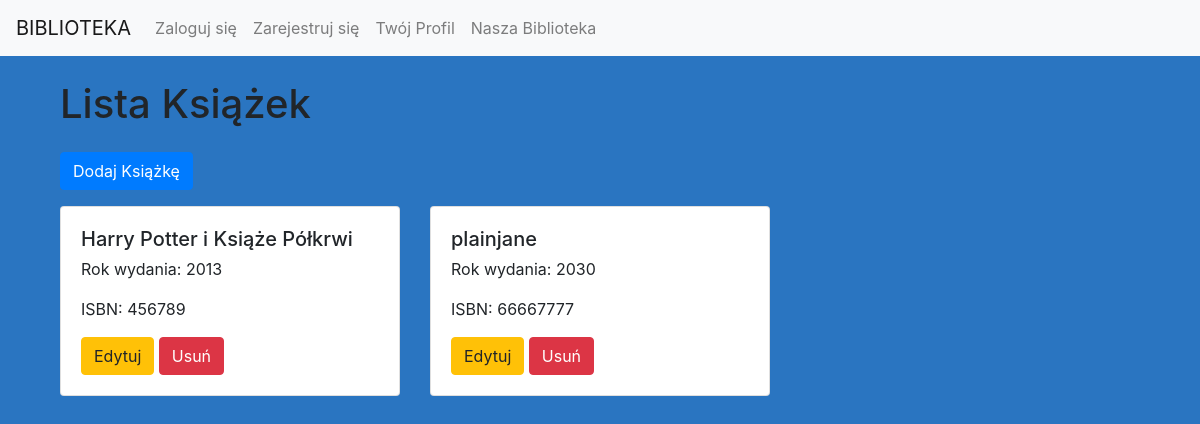
The app's page /ksiazki/ (signed in), older data.
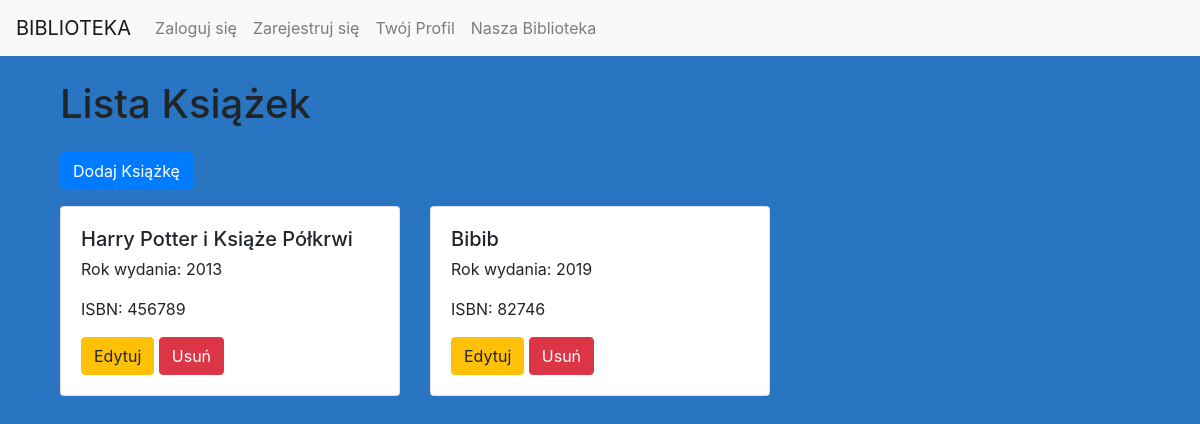
The same page, newer data.
### myapp/models.py (models this page shows, shortened)
class Ksiazka(models.Model):
    tytul = models.CharField(max_length=200)
    autor = models.ManyToManyField(Autor)
    wydawnictwo = models.IntegerField(choices=WYDAWNICTWA.choices)
    rok_wydania = models.CharField(max_length=4)
    liczba_stron = models.IntegerField()
    ISBN = models.CharField(max_length=13)
    okładka = models.IntegerField(choices=OKLADKA.choices)
    gatunek = models.ManyToManyField(Gatunek)
    class Meta:
        verbose_name = "Książka"
        verbose_name_plural = "Książki"

### myapp/views.py (the view)
# urls.py: path('ksiazki/', lista_ksiazek, name='lista_ksiazek'),
@user_passes_test(is_superuser)
@login_required
def lista_ksiazek(request):
    ksiazki = Ksiazka.objects.all()
    return render(request, 'myapp/lista_ksiazek.html', {'ksiazki': ksiazki})

### myapp/views.py (called while the page is built)
def is_superuser(user):
    return user.is_superuser

### myapp/templates/myapp/lista_ksiazek.html (shortened to what this page needs)
{% extends "base.html" %}
{% block content %}
<div class="container mt-4">
    <h1 class="mb-4">Lista Książek</h1>
    <a href="{% url 'dodaj_ksiazke' %}" class="btn btn-primary mb-3">Dodaj Książkę</a>
    <div class="row">
        {% for ksiazka in ksiazki %}
        <div class="col-md-4">
            <div class="card mb-4">
                <div class="card-body">
                    <h5 class="card-title">{{ ksiazka.tytul }}</h5>
                    <p class="card-text">Rok wydania: {{ ksiazka.rok_wydania }}</p>
                    <p class="card-text">ISBN: {{ ksiazka.ISBN }}</p>
                    <a href="{% url 'edytuj_ksiazke' ksiazka.id %}" class="btn btn-warning">Edytuj</a>
                    <a href="{% url 'usun_ksiazke' ksiazka.id %}" class="btn btn-danger">Usuń</a>
                </div>
            </div>
        </div>
        {% endfor %}
    </div>
</div>
{% endblock %}

### myapp/templates/base.html (shortened to what this page needs)
<!DOCTYPE html>
<html lang="en">
<head>
    {% load static %}
    <link rel="stylesheet" href="https://stackpath.bootstrapcdn.com/bootstrap/4.5.2/css/bootstrap.min.css">
    <link rel="stylesheet" href="{% static 'css/styles.css' %}">
</head>
<body>
    <header>
        <nav class="navbar navbar-expand-lg navbar-light bg-light">
            <a class="navbar-brand" href="#">BIBLIOTEKA</a>
            <div class="collapse navbar-collapse">
                <ul class="navbar-nav mr-auto">
                    <li class="nav-item">
                        <a class="nav-link" href="{% url 'login' %}">Zaloguj się</a>
                    </li>
                    <li class="nav-item">
                        <a class="nav-link" href="{% url 'signup' %}">Zarejestruj się</a>
                    </li>
                    <li class="nav-item">
                        <a class="nav-link" href="{% url 'profile' %}">Twój Profil</a>
                    </li>
                    <li class="nav-item">
                        <a class="nav-link" href="{% url 'nasza_biblioteka' %}">Nasza Biblioteka</a>
                     </li>
                </ul>
            </div>
        </nav>
    </header>
    <main class="container mt-4">
        {% block content %}{% endblock %}
    </main>
</body>
</html>

### myapp/static/css/styles.css (style rules this page uses)
body { background-color: #2a75c1; }
.card { margin-bottom: 3rem; }

Row changes from the older to the newer data that the page shows:
removed Ksiazka: tytul "plainjane", rok_wydania "2030", ISBN "66667777"
added Ksiazka: tytul "Bibib", rok_wydania "2019", ISBN "82746"
